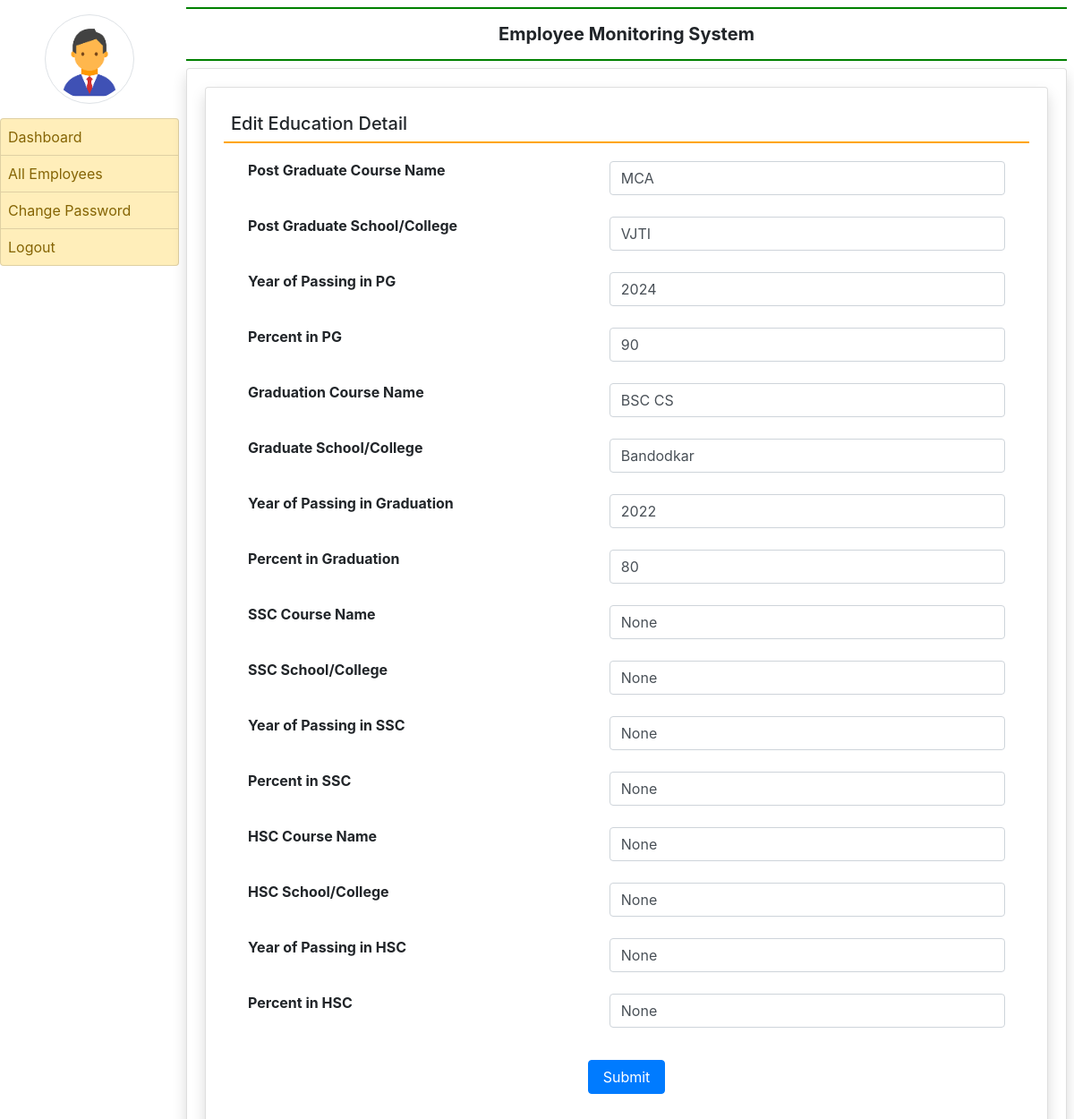
/edit_education/4 (signed in), run on the app's committed database.
### employee/models.py (models this page shows, shortened)
class EmployeeEducation(models.Model):
    user = models.ForeignKey(User,on_delete=models.CASCADE)
    coursepg = models.CharField(max_length=100,null=True)
    schoolclgpg = models.CharField(max_length=200,null=True)
    yearofpassingpg = models.CharField(max_length=20,null=True)
    percentagepg = models.CharField(max_length=30,null=True)
    coursegra = models.CharField(max_length=100, null=True)
    schoolclggra = models.CharField(max_length=200, null=True)
    yearofpassingra = models.CharField(max_length=20, null=True)
    percentagegra = models.CharField(max_length=30, null=True)
    coursessc = models.CharField(max_length=100, null=True)
    schoolclgssc = models.CharField(max_length=200, null=True)
    yearofpassingssc = models.CharField(max_length=20, null=True)
    percentagessc = models.CharField(max_length=30, null=True)
    coursehsc = models.CharField(max_length=100, null=True)
    schoolclghsc = models.CharField(max_length=200, null=True)
    yearofpassinghsc = models.CharField(max_length=20, null=True)
    percentagehsc = models.CharField(max_length=30, null=True)

### employee/views.py (the view, shortened to what this page needs)
# urls.py: path('edit_education/<int:pid>', edit_education, name='edit_education'),
def edit_education(request,pid):
    if not request.user.is_authenticated:
        return redirect('admin_login')
    user = User.objects.get(id=pid)
    education = EmployeeEducation.objects.get(id=pid)
    return render(request, 'edit_education.html',locals())

### employee/templates/edit_education.html (shortened to what this page needs)
{% extends 'admin_base.html' %}
{% block main  %}
<div class="card shadow">
    <div class="card-body">
        <h5 class="p-2" style="border-bottom: 2px solid orange;">Edit Education Detail</h5>
<div class="container-fluid">
<form method="post">
        <table class="table table-borderless">
                <tr>
                    <th>Post Graduate Course Name</th>
                    <td><input type = "text" name = "coursepg" class="form-control" value ="{{education.coursepg}}"></td>
                </tr>
                <tr>
                    <th>Post Graduate School/College</th>
                    <td><input type = "text" name = "schoolclgpg" class="form-control" value ="{{education.schoolclgpg}}"></td>
                </tr>
             <tr>
                    <th>Year of Passing in PG</th>
                    <td><input type = "text" name = "yearofpassingpg" class="form-control" value ="{{education.yearofpassingpg}}"></td>
                </tr>
             <tr>
                    <th>Percent in PG</th>
                    <td><input type = "text" name = "percentagepg" class="form-control" value ="{{education.percentagepg}}"></td>
                </tr>
            <tr>
                    <th>Graduation Course Name</th>
                    <td><input type = "text" name = "coursegra" class="form-control" value ="{{education.coursegra}}"></td>
                </tr>
                <tr>
                    <th>Graduate School/College</th>
                    <td><input type = "text" name = "schoolclggra" class="form-control" value ="{{education.schoolclggra}}"></td>
                </tr>
             <tr>
                    <th>Year of Passing in Graduation</th>
                    <td><input type = "text" name = "yearofpassingra" class="form-control" value ="{{education.yearofpassingra}}"></td>
                </tr>
             <tr>
                    <th>Percent in Graduation</th>
                    <td><input type = "text" name = "percentagegra" class="form-control" value ="{{education.percentagegra}}"></td>
                </tr>
            <tr>
                    <th>SSC Course Name</th>
                    <td><input type = "text" name = "coursessc" class="form-control" value ="{{education.coursessc}}"></td>
                </tr>
                <tr>
                    <th>SSC School/College</th>
                    <td><input type = "text" name = "schoolclgssc" class="form-control" value ="{{education.schoolclgssc}}"></td>
                </tr>
             <tr>
                    <th>Year of Passing in SSC</th>
                    <td><input type = "text" name = "yearofpassingssc" class="form-control" value ="{{education.yearofpassingssc}}"></td>
                </tr>
             <tr>
                 <tr>
                    <th>Percent in SSC</th>
                    <td><input type = "text" name = "percentagessc" class="form-control" value ="{{education.percentagessc}}"></td>
                </tr>
             <tr>
                    <th>HSC Course Name</th>
                    <td><input type = "text" name = "coursehsc" class="form-control" value ="{{education.coursehsc}}"></td>
                </tr>
             <tr>
                    <th>HSC School/College</th>
                    <td><input type = "text" name = "schoolclghsc" class="form-control" value ="{{education.schoolclghsc}}"></td>
                </tr>
             <tr>
                    <th>Year of Passing in HSC</th>
                    <td><input type = "text" name = "yearofpassinghsc" class="form-control" value ="{{education.yearofpassinghsc}}"></td>
                </tr>
             <tr>
                    <th>Percent in HSC</th>
                    <td><input type = "text" name = "percentagehsc" class="form-control" value ="{{education.percentagehsc}}"></td>
                </tr>
        </table>
    <center><input type="submit" value="Submit" class="m-2 px-3 btn btn-primary"></center>
    </form>
</div>
</div>
</div>
{% endblock %}

### data on the page
EmployeeEducation: coursepg "MCA", schoolclgpg "VJTI", yearofpassingpg "2024", percentagepg "90", coursegra "BSC CS", schoolclggra "Bandodkar", yearofpassingra "2022", percentagegra "80", coursessc "None", schoolclgssc "None", yearofpassingssc "None", percentagessc "None", coursehsc "None", schoolclghsc "None", yearofpassinghsc "None", percentagehsc "None"
